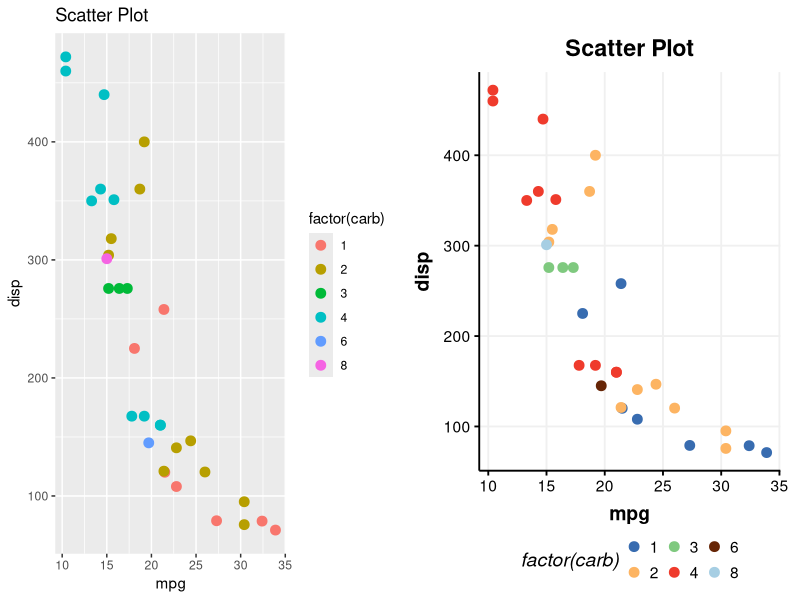

Write the R code that produced this figure.
## ---- chunk 1

theme_Publication <- function(base_size=14, base_family="helvetica") {
      library(grid)
      library(ggthemes)
      (theme_foundation(base_size=base_size, base_family=base_family)
       + theme(plot.title = element_text(face = "bold",
                                         size = rel(1.2), hjust = 0.5),
               text = element_text(),
               panel.background = element_rect(colour = NA),
               plot.background = element_rect(colour = NA),
               panel.border = element_rect(colour = NA),
               axis.title = element_text(face = "bold",size = rel(1)),
               axis.title.y = element_text(angle=90,vjust =2),
               axis.title.x = element_text(vjust = -0.2),
               axis.text = element_text(), 
               axis.line = element_line(colour="black"),
               axis.ticks = element_line(),
               panel.grid.major = element_line(colour="#f0f0f0"),
               panel.grid.minor = element_blank(),
               legend.key = element_rect(colour = NA),
               legend.position = "bottom",
               legend.direction = "horizontal",
               legend.key.size= unit(0.2, "cm"),
               legend.margin = unit(0, "cm"),
               legend.title = element_text(face="italic"),
               plot.margin=unit(c(10,5,5,5),"mm"),
               strip.background=element_rect(colour="#f0f0f0",fill="#f0f0f0"),
               strip.text = element_text(face="bold")
          ))
      
}

scale_fill_Publication <- function(...){
      library(scales)
      discrete_scale("fill","Publication",manual_pal(values = c("#386cb0","#fdb462","#7fc97f","#ef3b2c","#662506","#a6cee3","#fb9a99","#984ea3","#ffff33")), ...)

}

scale_colour_Publication <- function(...){
      library(scales)
      discrete_scale("colour","Publication",manual_pal(values = c("#386cb0","#fdb462","#7fc97f","#ef3b2c","#662506","#a6cee3","#fb9a99","#984ea3","#ffff33")), ...)

}

#more
library(ggplot2)
library(gridExtra)
Scatter <- ggplot(mtcars, aes(mpg,disp,color=factor(carb))) + geom_point(size=3) + labs(title="Scatter Plot")

grid.arrange(Scatter,(Scatter +scale_colour_Publication()+ theme_Publication()),nrow=1)

